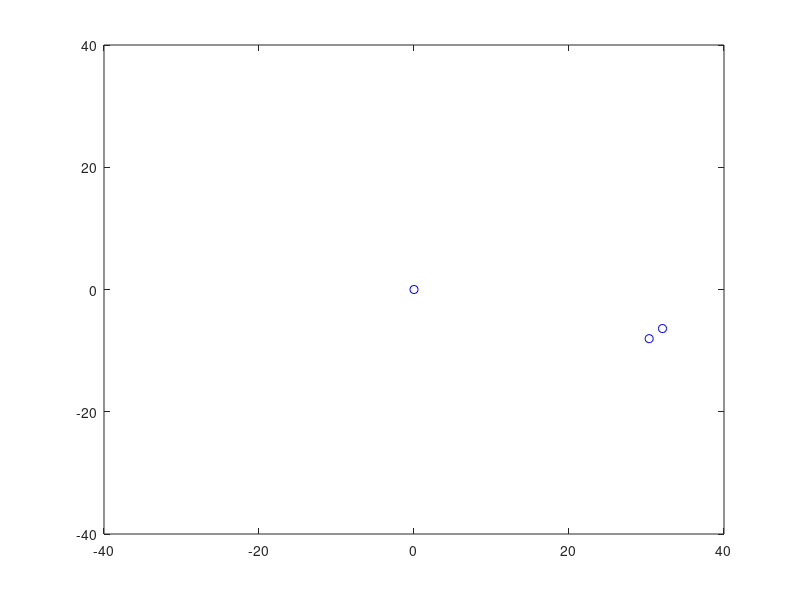

The MATLAB script that drew this image:
M = 16

m1 = 2
u1 = 0
v1 = 2.03125
x1 = 33
y1 = 0

m2 = 2
u2 = 0
v2 = -0.03125
x2 = 31
y2 = 0

G = 2 
clockmax = 10000
dt = 0.2
x1save = zeros(1, clockmax)
y1save = zeros(1, clockmax)
x2save = zeros(1, clockmax)
y2save = zeros(1, clockmax)
x = zeros(3,1)
y = zeros(3,1)

three_body = figure('Name','Three-body problem',... % Figure winndow with specified
               'NumberTitle','off',...       % properties
               'Menubar','none',...
               'Color',[0 0 0]);

h=plot(x,y,'bo')
axis([-40,40,-40,40])
view(2)
drawnow

for clock = 1:clockmax
    RS1 = sqrt(x1^2+y1^2);
    RS2 = sqrt(x2^2+y2^2);
    R12 = sqrt((x1-x2)^2+(y1-y2)^2);
    u1 = u1 - dt * G * M * x1 / ((RS1)^3) - dt * G * m2 * (x1-x2) / R12^3;
    v1 = v1 - dt * G * M * y1 / ((RS1)^3) - dt * G * m2 * (y1-y2) / R12^3;
    u2 = u2 - dt * G * M * x2 / ((RS2)^3) - dt * G * m1 * (x2-x1) / R12^3;
    v2 = v2 - dt * G * M * y2 / ((RS2)^3) - dt * G * m1 * (y2-y1) / R12^3;
    x1 = x1 + dt*u1;
    y1 = y1 + dt*v1;
    x2 = x2 + dt*u2;
    y2 = y2 + dt*v2;
    x1save(clock) = x1;
    y1save(clock) = y1;
    x2save(clock) = x2;
    y2save(clock) = y2;   
    x = [0, x1, x2];
    y = [0, y1, y2];
    set(h,'xdata', x,'ydata', y)
    axis([-40,40,-40,40])
    view()
    drawnow
end

    
    